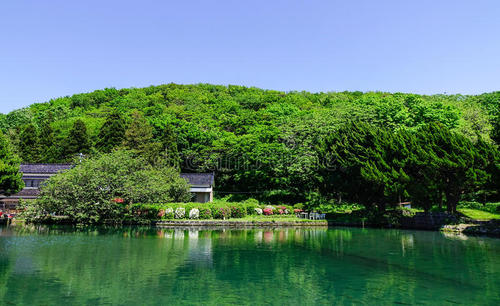
#> input picture OpenCV/Images/m3m.jpg, 500 x 306 px, found by its file name
$ jupyter execute '28_图片边缘检测.ipynb'
#> lines starting #> are read from the running program, lines starting #| are printed output that depends on the picture; after the words box and inside, x2 and y2 are one past the last pixel; in counts of white or black regions, pixels touching at a corner belong together
[cell 1]
"""
    边缘检测：实质就是实现 卷积运算  API实现
    步骤: 1，灰度处理； 2，高斯模糊处理； 3，调用canny()方法实现
"""
import cv2
import numpy as np
import random

# 读取彩色图片
img = cv2.imread("..\Images\m3m.jpg",1)
#> img is the input picture: shape (306, 500, 3); mean B, G, R 106.6, 122.4, 89.1
imgInfo = img.shape
#> imgInfo = (306, 500, 3)
height = imgInfo[0]
#> height = 306
width = imgInfo[1]
#> width = 500
cv2.imshow('src',img)

# 转换为灰度图像
gray = cv2.cvtColor(img,cv2.COLOR_BGR2GRAY)
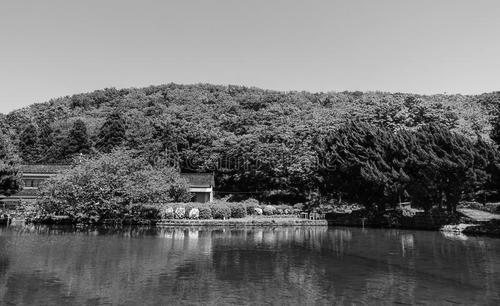
#> gray: shape (306, 500); min 0, max 254, mean 110.7

# 高斯【滤波功能】处理方法，参数1： 灰度图像数据， 参数2：模板大小， 参数3：
imgG = cv2.GaussianBlur(gray,(3,3),0)
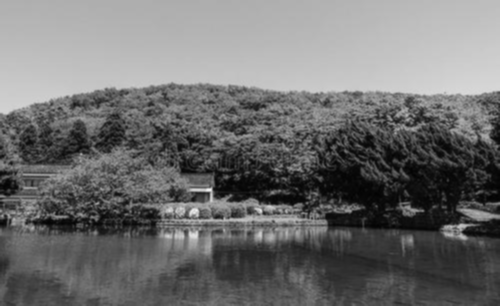
#> imgG: shape (306, 500); min 2, max 239, mean 110.7

# 卷积处理
dst = cv2.Canny(img,50,50) # 参数1：图片数据， 参数2：门限（边缘点）， 参数3：门限（边缘点）  图片经过卷积处理之后，与门限相比
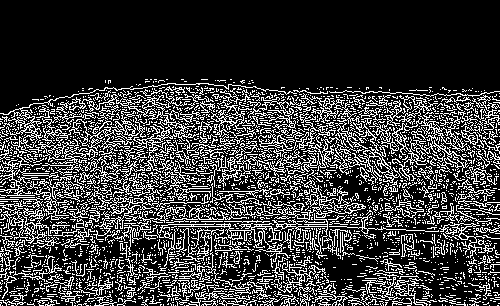
#> dst: shape (306, 500); 23.3% white in thin lines or dots, all inside (x1, y1, x2, y2) = (0, 79, 500, 306)

cv2.imshow('dst',dst)
cv2.waitKey(0)
cv2.destroyAllWindows()

[cell 2]
"""
    边缘检测：实质就是实现 卷积运算  源码实现

    #sobel算法【1,算子模板,分为有水平方向上和数值方向上，如下面两个数组】  2，图片卷积  3，阈值判决
    #  y方向上              x方向上
    # [ 1,2,1              [ 1,0,-1
    #   0,0,0                2,0,-2
    #   -1,-2,-1]            1,0,-1]

    # 图片卷积： [1,2,3,4]*[a,b,c,d]  卷积之后--> a*1+b*2+c*3+d*4 = dst
    # 阈值判决: 先进行开方运算sqrt(a*a+b*b) = f>th

    步骤: 1，灰度处理； 2，高斯模糊处理； 3，调用Canny()方法实现
"""
import cv2
import numpy as np
import math

# 读取彩色图片
img = cv2.imread("..\Images\m3m.jpg",1)
imgInfo = img.shape
height = imgInfo[0]
width = imgInfo[1]
cv2.imshow('src',img)

# 转为灰度图像
gray = cv2.cvtColor(img,cv2.COLOR_BGR2GRAY)

# 初始化一个 全0矩阵，单通道
dst = np.zeros((height,width,1),np.uint8)

#使用 sobel算法【1,算子模板】
# [ 1,2,1              [ 1,0,-1
#   0,0,0                2,0,-2
#   -1,-2,-1]            1,0,-1]
for i in range(0,height-2): # 卷积，防止溢出情况，根据 算子模板中 最大值 2，确定 减去 2
    for j in range(0,width-2): # 卷积，防止溢出情况，根据 算子模板中 最大值 2，确定 减去 2
        # 计算 y方向上的 梯度 [1,2,3,4]*[a,b,c,d]  卷积之后--> a*1+b*2+c*3+d*4 = dst
        #gy = gray[i+0,j]*1 + gray[i+0,j+1]*2 + gray[i+0,j+2]*1 + gray[i+1,j]*0 + gray[i+1,j+1]*0 + gray[i+1,j+2]*0 - gray[i+2,j]*1 - gray[i+2,j+1]*2 - gray[i+2,j+2]*1
        gy = gray[i+0,j]*1 + gray[i+0,j+1]*2 + gray[i+0,j+2]*1 - gray[i+2,j]*1 - gray[i+2,j+1]*2 - gray[i+2,j+2]*1

        # 计算 x方向上的 梯度 [1,2,3,4]*[a,b,c,d]  卷积之后--> a*1+b*2+c*3+d*4 = dst
        #gx = gray[i+0,j+0]*1 + gray[i+1,j+0]*2 + gray[i+2,j+0]*1 + gray[i+0,j+1]*0 + gray[i+1,j+1]*0 + gray[i+2,j+1]*0 - gray[i+0,j+2]*1 - gray[i+1,j+2]*2 - gray[i+2,j+2]*1
        gx = gray[i+0,j+0]*1 + gray[i+1,j+0]*2 + gray[i+2,j+0]*1 - gray[i+0,j+2]*1 - gray[i+1,j+2]*2 - gray[i+2,j+2]*1

        # 计算梯度 先进行开方运算 sqrt(a*a+b*b)
        grad = math.sqrt(gx*gx+gy*gy)

        # 阈值判决，该 50是 自己定义的
        if grad > 50:
            dst[i,j] = 255
        else:
            dst[i,j] = 0
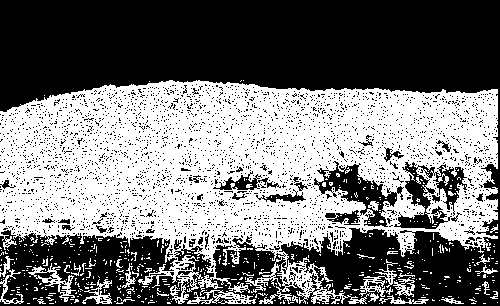
#> dst: shape (306, 500, 1); 46.6% white; 515 white regions (483 under 20 px), largest, box (x1, y1, x2, y2) and area: (0, 80, 498, 304) 66565, (28, 263, 76, 302) 456, (187, 290, 256, 304) 420
cv2.imshow('dst',dst)
cv2.waitKey(0)
cv2.destroyAllWindows()

$ run again, with OpenCV/Images/m1m.jpg copied over OpenCV/Images/m3m.jpg
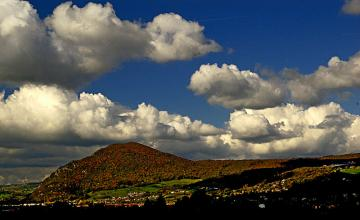
#> input picture OpenCV/Images/m1m.jpg, 360 x 220 px, found by its file name
#> img is the input picture: shape (220, 360, 3); mean B, G, R 87.2, 86.7, 83.4
#> `dst = cv2.Canny(img,50,50)`:
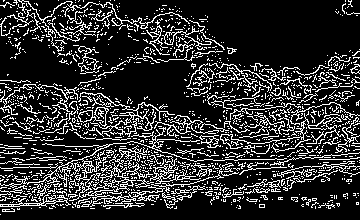
#> dst: shape (220, 360); 19.2% white in thin lines or dots
#> after the loop `for i in range(0,height-2):`:
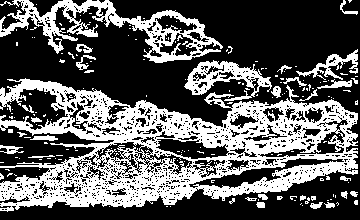
#> dst: shape (220, 360, 1); 36.4% white; 197 white regions (166 under 20 px), largest, box (x1, y1, x2, y2) and area: (0, 78, 358, 212) 20914, (0, 0, 223, 63) 3927, (184, 60, 272, 101) 1380

$ run again, with OpenCV/Images/m2m.jpg copied over OpenCV/Images/m3m.jpg
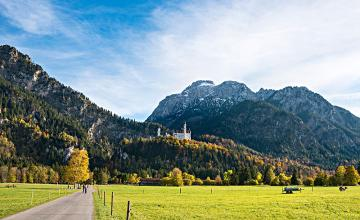
#> input picture OpenCV/Images/m2m.jpg, 360 x 220 px, found by its file name
#> img is the input picture: shape (220, 360, 3); mean B, G, R 141, 149, 132.6
#> `dst = cv2.Canny(img,50,50)`:
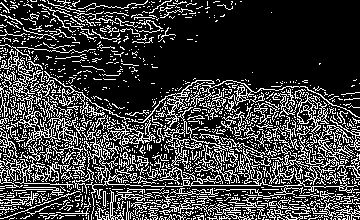
#> dst: shape (220, 360); 24.5% white in thin lines or dots
#> after the loop `for i in range(0,height-2):`:
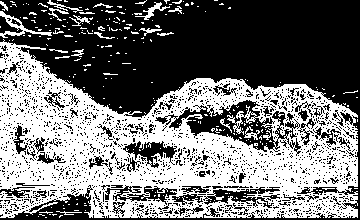
#> dst: shape (220, 360, 1); 44.9% white; 277 white regions (254 under 20 px), largest, box (x1, y1, x2, y2) and area: (0, 39, 358, 218) 33317, (0, 11, 52, 38) 314, (135, 2, 170, 20) 148

$ run again, with OpenCV/Images/m4m.jpg copied over OpenCV/Images/m3m.jpg
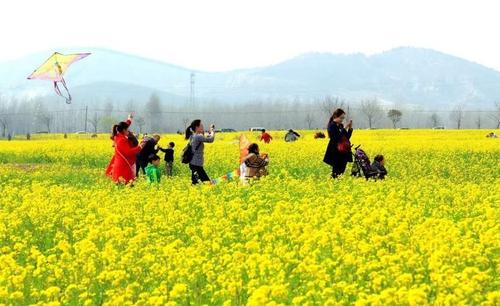
#> input picture OpenCV/Images/m4m.jpg, 500 x 306 px, found by its file name
#> img is the input picture: shape (306, 500, 3); mean B, G, R 115.9, 207.7, 201.8
#> `dst = cv2.Canny(img,50,50)`:
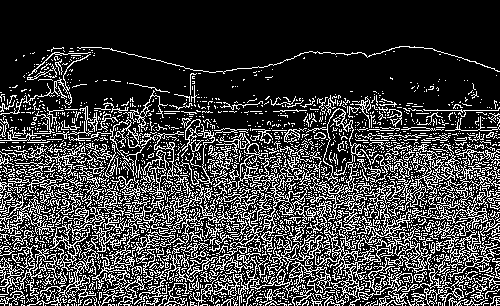
#> dst: shape (306, 500); 24% white in thin lines or dots, all inside (x1, y1, x2, y2) = (0, 46, 500, 306)
#> after the loop `for i in range(0,height-2):`:
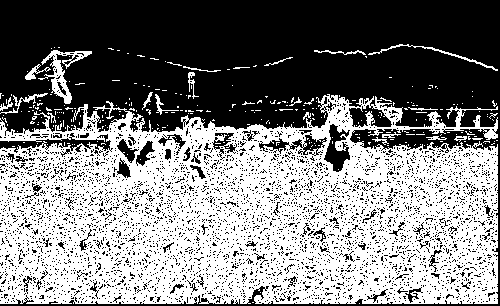
#> dst: shape (306, 500, 1); 49.7% white; 289 white regions (267 under 20 px), largest, box (x1, y1, x2, y2) and area: (0, 94, 498, 304) 72906, (38, 50, 92, 104) 755, (368, 44, 498, 71) 265
